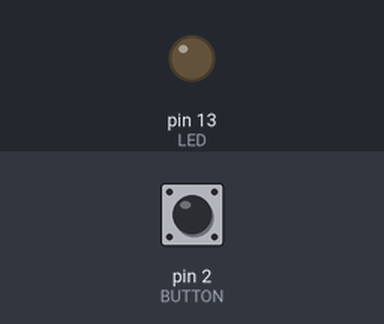
This sketch was run on a simulated Arduino Uno, built with avr-gcc and run on an emulated ATmega328P. Parts: output pins drawn as LEDs (lit = HIGH). The test bench sets the inputs (shaded band); at power-on: pin 2 (BUTTON) LOW.

Above: at 1.2 s.
1.3 s: pin 2 (BUTTON) pulled HIGH for 0.15 s
At 1.37 s:
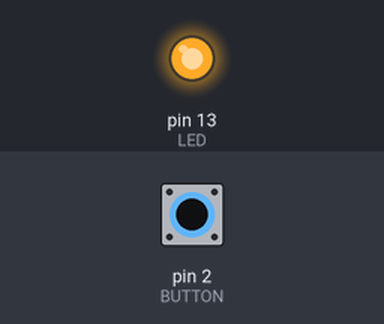
2.9 s: pin 2 (BUTTON) pulled HIGH for 3.2 s
At 6.6 s:
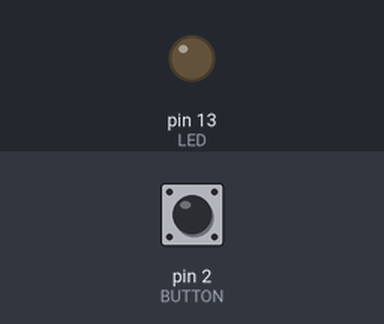
Timing chart, 0 to 8.1 s (numbered marks = the images above; inputs shaded):
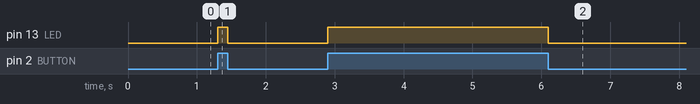

Measured:
- after the input at 1.3 s, pin 13 (LED): LOW → HIGH at once, → LOW 0.15 s later
- after the input at 2.9 s, pin 13 (LED): LOW → HIGH at once, → LOW 3.2 s later

The sketch:

pulldown.ino
```cpp
#define BUTTON 2
#define LED 13

void setup() {
  pinMode(BUTTON, INPUT);
  pinMode(LED, OUTPUT);
}

void loop() {
  int buttonState = digitalRead(BUTTON);
  if (buttonState == HIGH) {
    digitalWrite(LED, HIGH);
  } else {
    digitalWrite(LED, LOW);
  }
}
```
